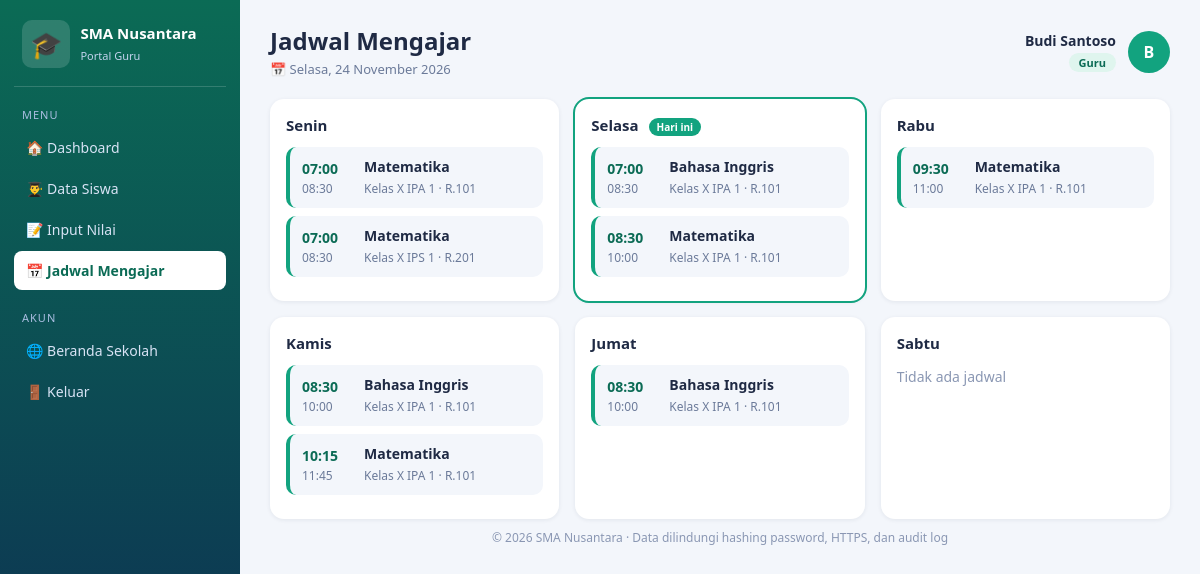
Page /website_sekolah/guru/jadwal.php (signed in) on the committed database.
### tables this page shows
CREATE TABLE `guru` (
  `id_guru` int unsigned NOT NULL AUTO_INCREMENT,
  `id_user` int unsigned NOT NULL,
  `nip` varchar(20) NOT NULL,
  `nama` varchar(100) NOT NULL,
  `email` varchar(100) DEFAULT NULL,
  `telepon` varchar(20) DEFAULT NULL,
  PRIMARY KEY (`id_guru`),
  UNIQUE KEY `id_user` (`id_user`),
  UNIQUE KEY `nip` (`nip`),
  CONSTRAINT `fk_guru_user` FOREIGN KEY (`id_user`) REFERENCES `users` (`id_user`) ON DELETE CASCADE
);

CREATE TABLE `jadwal` (
  `id_jadwal` int unsigned NOT NULL AUTO_INCREMENT,
  `id_kelas` int unsigned NOT NULL,
  `id_mapel` int unsigned NOT NULL,
  `id_guru` int unsigned NOT NULL,
  `hari` enum('Senin','Selasa','Rabu','Kamis','Jumat','Sabtu') NOT NULL,
  `jam_mulai` time NOT NULL,
  `jam_selesai` time NOT NULL,
  `ruang` varchar(30) NOT NULL,
  PRIMARY KEY (`id_jadwal`),
  KEY `id_kelas` (`id_kelas`),
  KEY `id_mapel` (`id_mapel`),
  KEY `id_guru` (`id_guru`),
  KEY `idx_jadwal_hari` (`hari`),
  CONSTRAINT `jadwal_ibfk_1` FOREIGN KEY (`id_kelas`) REFERENCES `kelas` (`id_kelas`) ON DELETE CASCADE,
  CONSTRAINT `jadwal_ibfk_2` FOREIGN KEY (`id_mapel`) REFERENCES `mapel` (`id_mapel`),
  CONSTRAINT `jadwal_ibfk_3` FOREIGN KEY (`id_guru`) REFERENCES `guru` (`id_guru`)
);

CREATE TABLE `mapel` (
  `id_mapel` int unsigned NOT NULL AUTO_INCREMENT,
  `kode_mapel` varchar(10) NOT NULL,
  `nama_mapel` varchar(100) NOT NULL,
  PRIMARY KEY (`id_mapel`),
  UNIQUE KEY `kode_mapel` (`kode_mapel`)
);

### website_sekolah/guru/jadwal.php (called while the page is built)
<?php
require __DIR__ . '/../includes/auth.php';
require __DIR__ . '/../includes/layout.php';
$g = require_role('guru');
$st = $pdo->prepare('SELECT j.hari, j.jam_mulai, j.jam_selesai, j.ruang, m.nama_mapel, CONCAT("Kelas ", k.nama_kelas) AS ket
    FROM jadwal j JOIN mapel m ON m.id_mapel = j.id_mapel JOIN kelas k ON k.id_kelas = j.id_kelas
    WHERE j.id_guru = ? ORDER BY j.jam_mulai');
$st->execute([(int)$g['id_guru']]);
page_start('Jadwal Mengajar', 'jadwal', $g);
render_jadwal($st->fetchAll());
page_end();

### website_sekolah/config.php (called while the page is built, shortened)
<?php
function e(string $s): string { return htmlspecialchars($s, ENT_QUOTES, 'UTF-8'); }

### website_sekolah/includes/auth.php (called while the page is built, shortened)
<?php
require_once __DIR__ . '/../config.php';
function require_role(string $role): array {
    global $pdo;
    $sql = $role === 'guru'
        ? 'SELECT * FROM guru WHERE id_user = ?'
        : 'SELECT s.*, k.nama_kelas, k.tahun_ajaran FROM siswa s LEFT JOIN kelas k ON k.id_kelas = s.id_kelas WHERE s.id_user = ?';
    $st = $pdo->prepare($sql);
    $st->execute([(int)$_SESSION['id_user']]);
    $p = $st->fetch();
    return $p;
}

### website_sekolah/includes/layout.php (the view, shortened to what this page needs)
<?php
function hari_ini(): string { return ['Minggu','Senin','Selasa','Rabu','Kamis','Jumat','Sabtu'][(int)date('w')]; }
function tgl_lengkap(): string {
    $b = ['','Januari','Februari','Maret','April','Mei','Juni','Juli','Agustus','September','Oktober','November','Desember'];
    return hari_ini() . ', ' . date('j') . ' ' . $b[(int)date('n')] . ' ' . date('Y');
}
function jam(string $t): string { return substr($t, 0, 5); }
function render_jadwal(array $rows): void {
    $hari = ['Senin','Selasa','Rabu','Kamis','Jumat','Sabtu'];
    $per = array_fill_keys($hari, []);
    foreach ($rows as $r) $per[$r['hari']][] = $r;
    echo '<div class="week">';
    foreach ($hari as $h) {
        echo '<section class="day' . ($h === hari_ini() ? ' today' : '') . '"><h4>' . $h . ($h === hari_ini() ? ' <small>Hari ini</small>' : '') . '</h4>';
        if (!$per[$h]) echo '<p class="empty">Tidak ada jadwal</p>';
        foreach ($per[$h] as $r) {
            echo '<div class="slot"><div class="time">' . jam($r['jam_mulai']) . '<br><small>' . jam($r['jam_selesai']) . '</small></div>'
               . '<div><b>' . e($r['nama_mapel']) . '</b><small>' . e($r['ket']) . ' · ' . e($r['ruang']) . '</small></div></div>';
        }
        echo '</section>';
    }
    echo '</div>';
}
function page_start(string $title, string $active, array $p): void {
    $role = $_SESSION['role'];
    $menu = $role === 'guru'
        ? ['index' => ['🏠','Dashboard','index.php'], 'siswa' => ['👨‍🎓','Data Siswa','siswa.php'], 'nilai' => ['📝','Input Nilai','nilai.php'], 'jadwal' => ['📅','Jadwal Mengajar','jadwal.php']]
        : ['index' => ['🏠','Dashboard','index.php'], 'nilai' => ['📝','Nilai & Rapor','nilai.php'], 'jadwal' => ['📅','Jadwal Pelajaran','jadwal.php']];
    ?>
<!DOCTYPE html>
<html lang="id">
<head>
<link rel="stylesheet" href="../assets/portal.css">
</head>
<body class="portal theme-<?= e($role) ?>">
<aside class="sidebar">
  <div class="brand"><span class="logo">🎓</span><div><b><?= e(NAMA_SEKOLAH) ?></b><small>Portal <?= $role === 'guru' ? 'Guru' : 'Siswa' ?></small></div></div>
  <nav>
    <p class="nav-title">MENU</p>
    <?php foreach ($menu as $k => [$ico, $label, $href]): ?>
      <a href="<?= e($href) ?>" class="<?= $k === $active ? 'active' : '' ?>"><?= $ico ?> <?= e($label) ?></a>
    <?php endforeach; ?>
    <p class="nav-title">AKUN</p>
    <a href="../index.php">🌐 Beranda Sekolah</a>
    <a href="../logout.php">🚪 Keluar</a>
  </nav>
</aside>
<main class="main">
  <header class="topbar">
    <div><h1><?= e($title) ?></h1><span class="date">📅 <?= e(tgl_lengkap()) ?></span></div>
    <div class="user">
      <div class="who"><b><?= e($p['nama']) ?></b><span class="badge"><?= $role === 'guru' ? 'Guru' : 'Siswa' ?></span></div>
      <div class="avatar"><?= e(strtoupper(mb_substr($p['nama'], 0, 1))) ?></div>
    </div>
  </header>
<?php
}
function page_end(): void { ?>
  <footer>© <?= date('Y') ?> <?= e(NAMA_SEKOLAH) ?> · Data dilindungi hashing password, HTTPS, dan audit log</footer>
</main>
</body>
</html>
<?php }

### website_sekolah/assets/portal.css (style rules this page uses)
:root { --accent:#2f80ed;--accent-d:#1a4fa3;--accent-l:#e3eefc;--ink:#1f2a44;--muted:#6b7a99;--bg:#f3f6fb;--line:#edf1f7 }
body.theme-guru { --accent:#12a37f;--accent-d:#0b6b55;--accent-l:#dff5ee }
* { box-sizing:border-box }
body { margin:0;font-family:'Segoe UI',Arial,sans-serif;color:var(--ink);background:var(--bg) }
a { text-decoration:none;color:inherit }
.empty { color:#8a97b3;font-size:14px }
.sidebar { position:fixed;inset:0 auto 0 0;width:240px;background:linear-gradient(180deg,var(--accent-d),#0d2a52);color:#d8e3f5;padding:20px 14px;overflow-y:auto }
.brand { display:flex;gap:10px;align-items:center;padding:0 8px 18px;border-bottom:1px solid #ffffff2a }
.brand .logo { font-size:26px;background:#ffffff26;border-radius:10px;padding:6px 8px }
.brand b { display:block;color:#fff;font-size:15px }
.brand small { font-size:11px;color:#c3d3ee }
.nav-title { font-size:11px;letter-spacing:1px;color:#a9bde0;margin:20px 8px 6px }
.sidebar nav a { display:block;padding:10px 12px;border-radius:8px;font-size:14px;margin-bottom:2px }
.sidebar nav a.active { background:#fff;color:var(--accent-d);font-weight:700 }
.main { margin-left:240px;padding:24px 30px }
.topbar { display:flex;justify-content:space-between;align-items:center;margin-bottom:20px }
.topbar h1 { margin:0;font-size:24px }
.date { font-size:13px;color:var(--muted) }
.user { display:flex;align-items:center;gap:12px }
.who { text-align:right }
.who b { display:block;font-size:14px }
.badge { font-size:11px;padding:2px 10px;border-radius:20px;font-weight:600;background:var(--accent-l);color:var(--accent-d) }
.avatar { width:42px;height:42px;border-radius:50%;background:var(--accent);color:#fff;display:flex;align-items:center;justify-content:center;font-weight:700 }
.slot { display:flex;gap:14px;align-items:center;padding:10px 12px;border-radius:10px;background:var(--bg);margin-bottom:8px;border-left:4px solid var(--accent) }
.slot .time { font-weight:700;font-size:14px;min-width:48px;color:var(--accent-d) }
.slot .time small { font-weight:400;color:var(--muted) }
.slot b { display:block;font-size:14px }
.slot small { color:var(--muted);font-size:12px }
.week { display:grid;grid-template-columns:repeat(3,1fr);gap:16px }
.day { background:#fff;border-radius:14px;padding:16px;box-shadow:0 1px 4px #1f2a4414 }
.day h4 { margin:0 0 12px;font-size:15px }
.day h4 small { background:var(--accent);color:#fff;padding:2px 8px;border-radius:20px;font-size:10px;margin-left:6px }
.day.today { outline:2px solid var(--accent) }
footer { text-align:center;color:#8a97b3;font-size:12px;padding:10px 0 }

### rows in the picture
guru: nama "Budi Santoso", nama "B"
jadwal: jam_mulai "07:00", jam_selesai "08:30", id_mapel.nama_mapel "Matematika", ket "Kelas X IPA 1", ruang "R.101"
jadwal: jam_mulai "07:00", jam_selesai "08:30", id_mapel.nama_mapel "Matematika", ket "Kelas X IPS 1", ruang "R.201"
jadwal: jam_mulai "07:00", jam_selesai "08:30", id_mapel.nama_mapel "Bahasa Inggris", ket "Kelas X IPA 1", ruang "R.101"
jadwal: jam_mulai "08:30", jam_selesai "10:00", id_mapel.nama_mapel "Matematika", ket "Kelas X IPA 1", ruang "R.101"
jadwal: jam_mulai "09:30", jam_selesai "11:00", id_mapel.nama_mapel "Matematika", ket "Kelas X IPA 1", ruang "R.101"
jadwal: jam_mulai "08:30", jam_selesai "10:00", id_mapel.nama_mapel "Bahasa Inggris", ket "Kelas X IPA 1", ruang "R.101"
jadwal: jam_mulai "10:15", jam_selesai "11:45", id_mapel.nama_mapel "Matematika", ket "Kelas X IPA 1", ruang "R.101"
jadwal: jam_mulai "08:30", jam_selesai "10:00", id_mapel.nama_mapel "Bahasa Inggris", ket "Kelas X IPA 1", ruang "R.101"

### other values in the picture
NAMA_SEKOLAH "SMA Nusantara"
$ico "🏠"
$label "Dashboard"
$ico "👨‍🎓"
$label "Data Siswa"
$ico "📝"
$label "Input Nilai"
$ico "📅"
$label "Jadwal Mengajar"
$title "Jadwal Mengajar"
tgl_lengkap() "Selasa, 24 November 2026"
$h "Senin"
$h "Selasa"
$h "Rabu"
$h "Kamis"
